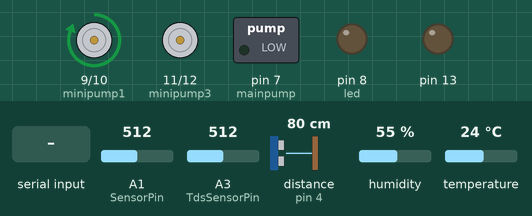
Simulated run of this sketch. Board: Arduino Uno, built with avr-gcc and run on an emulated ATmega328P. On the bench: motor-driver pin pairs drawn as motors (green arrow = first pin HIGH = forward, orange = second pin HIGH = backward, longer = more drive), switched loads named in the sketch (green lamp = pin HIGH), output pins drawn as LEDs (lit = HIGH). Wiring (inferred from the names in the program): ultrasonic range finder: trigger pin 5; echo pin 4. Inputs (shaded band) come from the test bench; at power-on: A1 (SensorPin) = 512, A3 (TdsSensorPin) = 512, distance to the obstacle (sensor on pin 4) 80 cm, humidity 55 %, temperature 24 °C. The echo pulse lasts 58.3 µs per cm; pins used as bus, display or sensor lines are not drawn; what the sketch prints to the serial monitor is not drawn.

Above: at 2.8 s.
2.9 s: "601\n" received over the second serial link
At 7.8 s:
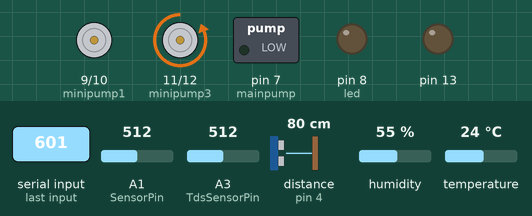
At 15.3 s:
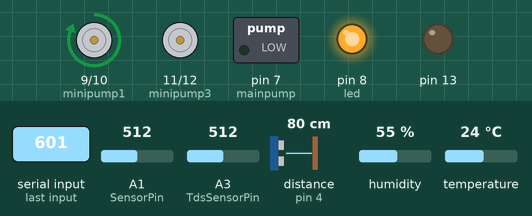
16.4 s: "4001\n" received over the second serial link
At 22.8 s:
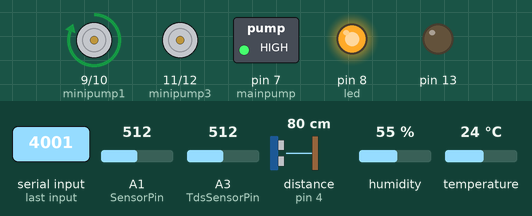
Timing chart, 0 to 36.4 s (numbered marks = the images above; inputs shaded):
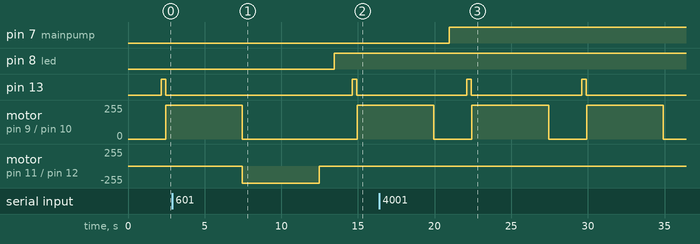

Measured:
- after the input at 2.9 s, pin 8 (led): LOW → HIGH after 10.6 s
- after the input at 16.4 s, pin 7 (mainpump): LOW → HIGH after 4.5 s
- by itself, pin 13: alternates HIGH for 0.30 s and LOW for 7.2 s
- by itself, motor on pin 9 (minipump1) / pin 10 (minipump2): alternates forward 255/255 for 5.0 s and stopped for 2.5 s

The sketch:

arduino.ino
```cpp
#include <dht.h> //dhtlibrary
#include <SoftwareSerial.h>
SoftwareSerial ArduinoUno(3, 2);

///////////dht-pin-and-variable-initialization////////////////
#define dht_apin A0 // Analog Pin sensor is connected to
int h, t;
dht DHT;
//////////////////////////////////////////////////////////////

///////////////ultrasonic-sensor-pin-initialization///////////
int trigger1 = 5;
int echo1 = 4;
long duration1 = 0;
int cm1 = 0;
//////////////////////////////////////////////////////////////

///////////////////ph-sensor-initialization//////////////////
#define SensorPin A1        // the pH meter Analog output is connected with the Arduino’s Analog
unsigned long int avgValue; // Store the average value of the sensor feedback
float b;
int buf[10], temp;
/////////////////////////////////////////////////////////////

/////////////////////////led-initialization//////////////////
int led = 8;
/////////////////////////////////////////////////////////////

/////////////////////////mainpump-initialization//////////////////
int mainpump = 7;
/////////////////////////////////////////////////////////////

/////////////////////////minipump-initialization//////////////////
int minipump1 = 9;
int minipump2 = 10;
int minipump3 = 11;
int minipump4 = 12;
/////////////////////////////////////////////////////////////

///////////////////ec-sensor-initialization//////////////////
#define TdsSensorPin A3
#define VREF 5.0          // analog reference voltage(Volt) of the ADC
#define SCOUNT 30         // sum of sample point
int analogBuffer[SCOUNT]; // store the analog value in the array, read from ADC
int analogBufferTemp[SCOUNT];
int analogBufferIndex = 0, copyIndex = 0;
float averageVoltage = 0, tdsValue = 0, temperature = 25, ecValue = 0;
/////////////////////////////////////////////////////////////

/////////////////user-input-initialization///////////////////
float phValuemax, phValuemin, tdsValuemax, tdsValuemin;
/////////////////////////////////////////////////////////////

void setup()
{

    Serial.begin(9600);
    // delay(500);//Delay to let system boot
    ArduinoUno.begin(9600);
    Serial.println("DHT11 Humidity & temperature Sensor\n\n");
    // delay(1000);//Wait before accessing Sensor

    ///////////////ultrasonic-sensor-pin-setup///////////////////
    pinMode(trigger1, OUTPUT);
    pinMode(echo1, INPUT);
    //////////////////////////////////////////////////////////////

    ///////////////ph-sensor-pin-setup////////////////////////////
    pinMode(13, OUTPUT);
    /////////////////////////////////////////////////////////////

    ///////////////led-pin-setup/////////////////////////////////
    pinMode(8, OUTPUT);
    /////////////////////////////////////////////////////////////

    ///////////////mainpump-pin-setup////////////////////////////
    pinMode(7, OUTPUT);
    /////////////////////////////////////////////////////////////

    ///////////////minipump-pin-setup////////////////////////////
    pinMode(9, OUTPUT);
    pinMode(10, OUTPUT);
    pinMode(11, OUTPUT);
    pinMode(12, OUTPUT);
    /////////////////////////////////////////////////////////////

    ///////////////ec-sensor-pin-setup////////////////////////////
    pinMode(TdsSensorPin, INPUT);
    /////////////////////////////////////////////////////////////

} // end "setup()"

void loop()
{
    // Start of Program

    //////////////////////////////////led-program-begin////////////////////////////
    delay(1000);
    while (ArduinoUno.available() > 0)
    {
        float val = ArduinoUno.parseFloat();
        if (ArduinoUno.read() == '\n')
        {

            if (val >= 600 && val < 700)
            {

                Serial.println(val);
                val = (int)val;
                if (val == 601)
                {
                    digitalWrite(led, HIGH);
                }
                else
                {
                    digitalWrite(led, LOW);
                }
            }

            //////////////////////////////////mainpump-program-begin///////////////////////////
            if (val >= 4000 && val < 5000)
            {

                Serial.println(val);
                val = (int)val;
                if (val == 4001)
                {
                    digitalWrite(mainpump, HIGH);
                }
                else
                {
                    digitalWrite(mainpump, LOW);
                }
            }
            //////////////////////////////////mainpump-program-end//////////////////////////////

            /////////////////////////////user-input-program-begin///////////////////////////////
            if (val >= 5000 && val < 6000)
            {
                phValuemax = val - 5000;
                Serial.print("pH max = ");
                Serial.println(phValuemax);
            }

            if (val >= 6000 && val < 7000)
            {
                phValuemin = val - 6000;
                Serial.print("pH min = ");
                Serial.println(phValuemin);
            }

            if (val >= 7000 && val < 8000)
            {
                tdsValuemax = val - 7000;
                Serial.print("tds max = ");
                Serial.println(tdsValuemax);
            }

            if (val >= 8000 && val < 9000)
            {
                tdsValuemin = val - 8000;
                Serial.print("tds min = ");
                Serial.println(tdsValuemin);
            }
            /////////////////////////////user-input-program-end/////////////////////////////////
        }
    }
    delay(1000);
    //////////////////////////////////led-program-end//////////////////////////////

    ////////////////////////////////dht-program-begin////////////////////////////////////
    DHT.read11(dht_apin);

    Serial.print("Current humidity = ");
    h = DHT.humidity;
    h = h + 100;
    ArduinoUno.print(h);
    ArduinoUno.println("\n");
    Serial.print(h);
    Serial.print("%  ");

    Serial.print("temperature = ");
    t = DHT.temperature;
    t = t + 200;
    ArduinoUno.print(t);
    ArduinoUno.println("\n");
    Serial.print(t);
    Serial.println("C  ");
    // delay(1000);//Wait 5 seconds before accessing sensor again.
    ////////////////////////////////dht-program-end////////////////////////////////////

    ////////////////////////////////ultrasonic-sensor-program-begin////////////////////
    digitalWrite(trigger1, LOW);
    digitalWrite(trigger1, HIGH);
    digitalWrite(trigger1, LOW);

    duration1 = pulseIn(echo1, HIGH);
    cm1 = duration1 * 0.034 / 2;
    cm1 = cm1 + 300;

    ArduinoUno.print(cm1);
    ArduinoUno.println("\n");
    Serial.print("Cm: ");
    Serial.println(cm1);

    // delay(1000);
    ////////////////////////////////ultrasonic-sensor-program-end////////////////////

    ////////////////////////////////ph-sensor-program-begin//////////////////////////

    for (int i = 0; i < 10; i++) // Get 10 sample value from the sensor for smooth the value
    {
        buf[i] = analogRead(SensorPin);
        delay(10);
    }
    for (int i = 0; i < 9; i++) // sort the analog from small to large
    {
        for (int j = i + 1; j < 10; j++)
        {
            if (buf[i] > buf[j])
            {
                temp = buf[i];
                buf[i] = buf[j];
                buf[j] = temp;
            }
        }
    }
    avgValue = 0;
    for (int i = 2; i < 8; i++) // take the average value of 6 center sample
        avgValue += buf[i];
    float phValue = (float)avgValue * 5.0 / 1024 / 6; // convert the analog into millivolt
    phValue = 3.5 * phValue;                          // convert the millivolt into pH value
    phValue = phValue + 500;
    Serial.print("    pH:");
    Serial.print(phValue, 2);
    ArduinoUno.print(phValue);
    ArduinoUno.println("\n");
    Serial.println(" ");
    digitalWrite(13, HIGH);
    delay(300);
    digitalWrite(13, LOW);

    ////////////////////////////////ph-sensor-program-end//////////////////////////

    ////////////////////////////////ec-sensor-program-begin//////////////////////////
    temperature = t - 200;
    static unsigned long analogSampleTimepoint = millis();
    if (millis() - analogSampleTimepoint > 10U) // every 40 milliseconds,read the analog value from the ADC
    {
        analogSampleTimepoint = millis();
        analogBuffer[analogBufferIndex] = analogRead(TdsSensorPin); // read the analog value and store into the buffer
        analogBufferIndex++;
        if (analogBufferIndex == SCOUNT)
            analogBufferIndex = 0;
    }
    static unsigned long printTimepoint = millis();
    if (millis() - printTimepoint > 10U)
    {
        printTimepoint = millis();
        for (copyIndex = 0; copyIndex < SCOUNT; copyIndex++)
            analogBufferTemp[copyIndex] = analogBuffer[copyIndex];
        averageVoltage = getMedianNum(analogBufferTemp, SCOUNT) * (float)VREF / 1024.0;                                                                                                  // read the analog value more stable by the median filtering algorithm, and convert to voltage value
        float compensationCoefficient = 1.0 + 0.02 * (temperature - 25.0);                                                                                                               // temperature compensation formula: fFinalResult(25^C) = fFinalResult(current)/(1.0+0.02*(fTP-25.0));
        float compensationVolatge = averageVoltage / compensationCoefficient;                                                                                                            // temperature compensation
        tdsValue = (133.42 * compensationVolatge * compensationVolatge * compensationVolatge - 255.86 * compensationVolatge * compensationVolatge + 857.39 * compensationVolatge) * 0.5; // convert voltage value to tds value
        // Serial.print("voltage:");
        // Serial.print(averageVoltage,2);
        // Serial.print("V   ");
        Serial.print("TDS Value:");
        Serial.print(tdsValue, 2);
        Serial.println("ppm");

        ecValue = tdsValue * 1 / 700;
        Serial.print("EC Value:");
        Serial.print(ecValue, 2);

        tdsValue = tdsValue + 1000;
        ArduinoUno.print(tdsValue);
        ArduinoUno.println("\n");
        ecValue = ecValue + 2000;
        ArduinoUno.print(ecValue);
        ArduinoUno.println("\n");
    }

    ////////////////////////////////minipump-automation-program-begin//////////////
    phValue = phValue - 500;
    if (phValue < phValuemin)
    {
        digitalWrite(minipump1, LOW);
        digitalWrite(minipump2, HIGH);
        delay(5000);
        digitalWrite(minipump1, LOW);
        digitalWrite(minipump2, LOW);
    }
    else if (phValue > phValuemax)
    {
        digitalWrite(minipump1, HIGH);
        digitalWrite(minipump2, LOW);
        delay(5000);
        digitalWrite(minipump1, LOW);
        digitalWrite(minipump2, LOW);
    }

    tdsValue = tdsValue - 1000;
    if (tdsValue < tdsValuemin)
    {
        digitalWrite(minipump3, LOW);
        digitalWrite(minipump4, HIGH);
        delay(5000);
        digitalWrite(minipump3, LOW);
        digitalWrite(minipump4, LOW);
    }
    else if (tdsValue > tdsValuemax)
    {
        digitalWrite(minipump3, HIGH);
        digitalWrite(minipump4, LOW);
        delay(5000);
        digitalWrite(minipump3, LOW);
        digitalWrite(minipump4, LOW);
    }

    ////////////////////////////////minipump-automation-program-end////////////////
}

int getMedianNum(int bArray[], int iFilterLen)
{
    int bTab[iFilterLen];
    for (byte m = 0; m < iFilterLen; m++)
        bTab[m] = bArray[m];
    int m, n, bTemp;
    for (n = 0; n < iFilterLen - 1; n++)
    {
        for (m = 0; m < iFilterLen - n - 1; m++)
        {
            if (bTab[m] > bTab[m + 1])
            {
                bTemp = bTab[m];
                bTab[m] = bTab[m + 1];
                bTab[m + 1] = bTemp;
            }
        }
    }
    if ((iFilterLen & 1) > 0)
        bTemp = bTab[(iFilterLen - 1) / 2];
    else
        bTemp = (bTab[iFilterLen / 2] + bTab[iFilterLen / 2 - 1]) / 2;
    return bTemp;
}

////////////////////////////////ec-sensor-program-end//////////////////////////
```
